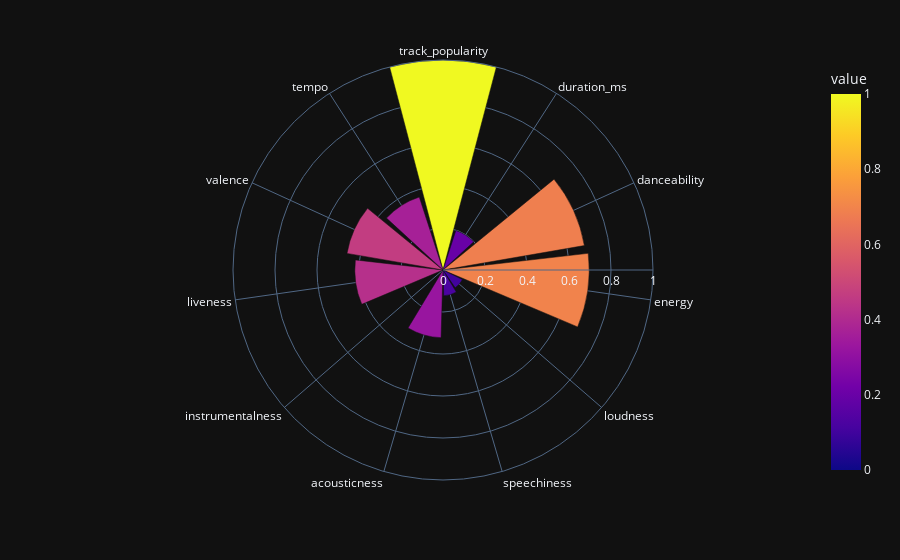

Here is the notebook cell this chart was saved with:
### Code cell
px.bar_polar(features_df_1_norm, r='value', theta='variable', range_r = (0,1),
                   color="value", template="plotly_dark",
                   color_discrete_sequence= px.colors.sequential.algae)

### Figure 1 — Plotly figure (JSON) as saved in the notebook; plotly's stock layout.template omitted (floating-point values rounded to 4 significant figures)
{"data": [{"hovertemplate": "value=%{marker.color}<br>variable=%{theta}<extra></extra>", "legendgroup": "", "marker": {"color": [1, 0.1981, 0.6831, 0.696, 0.103, 0.1226, 0.3223, 0, 0.42, 0.464, 0.3654], "coloraxis": "coloraxis", "pattern": {"shape": ""}}, "name": "", "r": [1, 0.1981, 0.6831, 0.696, 0.103, 0.1226, 0.3223, 0, 0.42, 0.464, 0.3654], "showlegend": false, "subplot": "polar", "theta": ["track_popularity", "duration_ms", "danceability", "energy", "loudness", "speechiness", "acousticness", "instrumentalness", "liveness", "valence", "tempo"], "type": "barpolar"}], "layout": {"barmode": "relative", "coloraxis": {"colorbar": {"title": {"text": "value"}}, "colorscale": [[0, "#0d0887"], [0.1111, "#46039f"], [0.2222, "#7201a8"], [0.3333, "#9c179e"], [0.4444, "#bd3786"], [0.5556, "#d8576b"], [0.6667, "#ed7953"], [0.7778, "#fb9f3a"], [0.8889, "#fdca26"], [1, "#f0f921"]]}, "legend": {"tracegroupgap": 0}, "margin": {"t": 60}, "polar": {"angularaxis": {"direction": "clockwise", "rotation": 90}, "domain": {"x": [0, 1], "y": [0, 1]}, "radialaxis": {"range": [0, 1]}}}}
